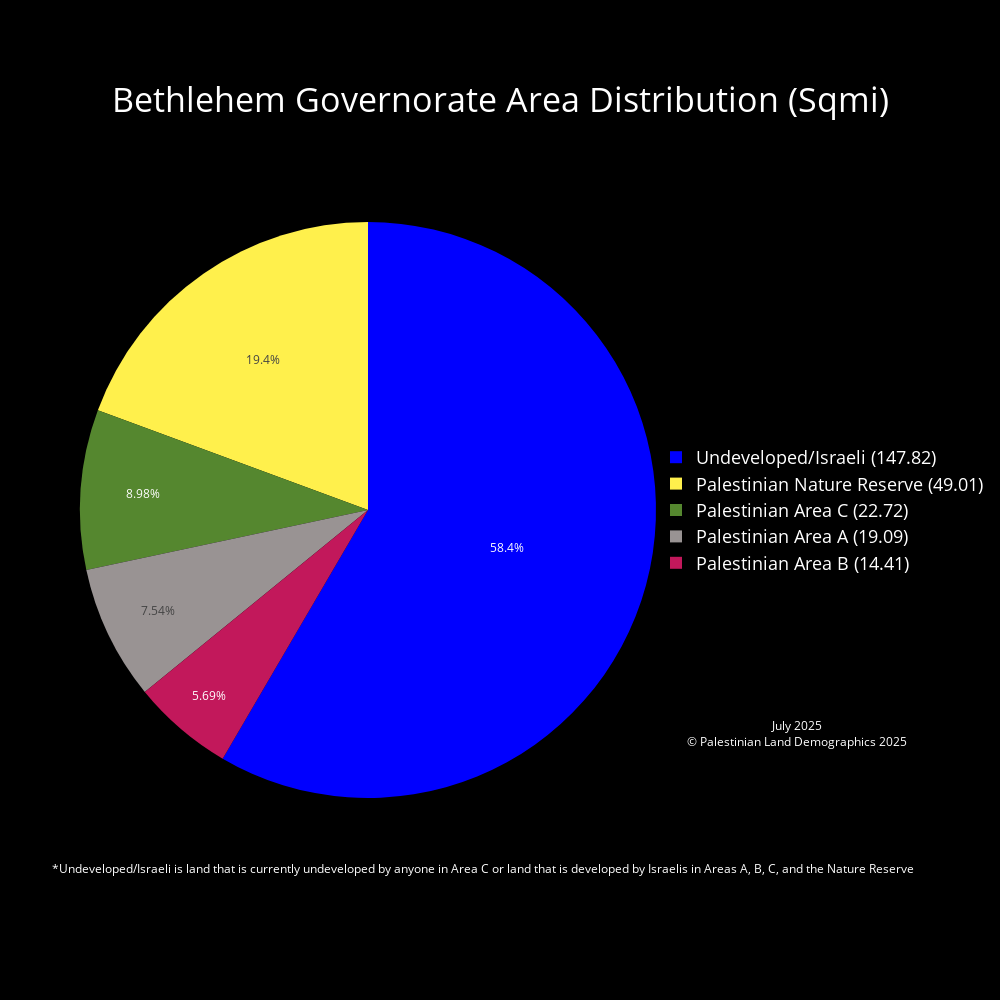

Here is the notebook cell this chart was saved with:
### Code cell
# Bethlehem Governorate
West_Bank_Governorates = Governorates[Governorates['Governorates_Code'] < 2000]
Bethlehem_gov = West_Bank_Governorates[West_Bank_Governorates['Governorates_Name'] == 'Bethlehem']
# Clip to Governorate
Bethlehem_land_mass = gpd.clip(Palestinian_Land_Mass, Bethlehem_gov)
Bethlehem_seam_zone = gpd.clip(Seam_Zone, Bethlehem_gov)
# Calculate Area for clipped layer
Bethlehem_land_mass['Area_sqmi'] = Bethlehem_land_mass['geometry'].to_crs(epsg=28191).area * 3.8610215854245e-7
Bethlehem_seam_zone['Area_sqmi'] = Bethlehem_seam_zone['geometry'].to_crs(epsg=28191).area * 3.8610215854245e-7
# Plot for Visualization
fig, ax = plt.subplots()
Bethlehem_gov.plot(ax = ax, facecolor = "white", edgecolor = "black", label = "Bethlehem Governorate")
Bethlehem_seam_zone.plot(ax=ax, facecolor = "#1a237e", edgecolor = "#1a237e", label = "Palestinian Seam Zone in Bethlehem")
Bethlehem_land_mass.plot(ax = ax, facecolor = "green", edgecolor = "green", label = "Palestinian Land Mass in Bethlehem")
plt.title(f"Palestinian Land Mass Bethlehem")
plt.xlabel('Longitude')
plt.ylabel('Latitude')
plt.show()
# Calculate the land mass in areas a, b, c etc..
# Bethlehem_seam_zone['Area_sqmi'].groupby([Bethlehem_seam_zone['CLASS']]).sum()
Bethlehem_gov_area_a_area = Bethlehem_land_mass[Bethlehem_land_mass['CLASS'] == 'A']['Area_sqmi'].sum()
Bethlehem_gov_area_b_area = Bethlehem_land_mass[Bethlehem_land_mass['CLASS'] == 'B']['Area_sqmi'].sum()
Bethlehem_area_c_seam_zone = Bethlehem_seam_zone[Bethlehem_seam_zone['CLASS'] == 'C']['Area_sqmi'].sum()
Bethlehem_gov_area_c_area = Bethlehem_land_mass[Bethlehem_land_mass['CLASS'] == 'C']['Area_sqmi'].sum() + Bethlehem_area_c_seam_zone # for total Palestinian land in Area C
Bethlehem_gov_nature_reserve_area = Bethlehem_land_mass[Bethlehem_land_mass['CLASS'] == 'Nature Reserve']['Area_sqmi'].sum()
Bethlehem_gov_area = Governorates[Governorates["Governorates_Name"] == "Bethlehem"]["Area_sqmi"].iloc[0]
print(Bethlehem_gov_area)
open_or_israeli_area = Bethlehem_gov_area - Bethlehem_gov_area_a_area - Bethlehem_gov_area_b_area - Bethlehem_gov_area_c_area - Bethlehem_gov_nature_reserve_area

# declaring data from land mass calculations
data = [Bethlehem_gov_area_a_area, Bethlehem_gov_area_b_area, Bethlehem_gov_area_c_area, Bethlehem_gov_nature_reserve_area, open_or_israeli_area]

# Custom color palette and labels
label_color_dict = {'Palestinian Area A' : '#999393', 'Palestinian Area B' : '#C2185B', 'Palestinian Area C' : '#55872F','Palestinian Nature Reserve' : '#FFF04C', 'Undeveloped/Israeli' : '#0000FF'}
labels = list(label_color_dict.keys())
palette_color = list(label_color_dict.values())
custom_labels = [f'{label} ({round(value, 2)})' for label, value in zip(labels, data)]

# Pie chart using plotly
fig = go.Figure(
    data=[
        go.Pie(
            labels=custom_labels,
            values=data,
            marker=dict(colors=palette_color)
            
        )
    ]
)

fig.update_traces(textposition='inside',       # puts text inside the pie chart
                    textinfo = 'percent'        # shows us the percent and the area in sqmi ('percent+label' to show both)
                    )      # color of the labels inside the pie chart are set to white

fig.update_layout(
    paper_bgcolor='black',       # background color around the plot  
    plot_bgcolor='black',        # background color of the plot
    font_color='white',          # color of the legend and title
    title={
        'text': 'Bethlehem Governorate Area Distribution (Sqmi)',
        'x': 0.5,                # Middle
        'y': 0.90,                # Nearly at the top
        'xanchor': 'center',
        'yanchor': 'middle',
        'font': {'size': 34}     # Increase font size for the title
    },
    legend={
        'font': {'size': 18},     # Increase font size for the legend
        'x': 1,                   # Position legend to the right of the pie chart
        'y': 0.5,                 # Position legend in the middle
        'xanchor': 'left',
        'yanchor': 'middle'
    },
    annotations=[
        dict(
            text="*Undeveloped/Israeli is land that is currently undeveloped by anyone in Area C or land that is developed by Israelis in Areas A, B, C, and the Nature Reserve",
            x=0.7,
            y=0.05,
            showarrow=False,
            font=dict(color='white', size=12),
            xanchor='center'
        ),
        dict(
            text="July 2025<br>© Palestinian Land Demographics 2025",
            x=1.05,
            y=0.25,
            showarrow=False,
            font=dict(color='white', size=12),
            xanchor='left',
            yanchor='top'
        )
    ],
    width=1000,                  # width and height of the pie chart
    height=1000
)

fig.write_html('July2025\PieCharts_HTML\Bethlehem_Governorate_Area_Distribution_Pie_Chart.html')
fig.write_image('July2025\PieCharts_JPG\Bethlehem_Governorate_Area_Distribution_Pie_Chart.jpg')
fig.show()

### Figure 1 — Plotly figure (JSON) as saved in the notebook; plotly's stock layout.template omitted (floating-point values rounded to 4 significant figures)
{"data": [{"labels": ["Palestinian Area A (19.09)", "Palestinian Area B (14.41)", "Palestinian Area C (22.72)", "Palestinian Nature Reserve (49.01)", "Undeveloped/Israeli (147.82)"], "marker": {"colors": ["#999393", "#C2185B", "#55872F", "#FFF04C", "#0000FF"]}, "textinfo": "percent", "textposition": "inside", "type": "pie", "values": [19.09, 14.41, 22.72, 49.01, 147.8]}], "layout": {"annotations": [{"font": {"color": "white", "size": 12}, "showarrow": false, "text": "*Undeveloped/Israeli is land that is currently undeveloped by anyone in Area C or land that is developed by Israelis in Areas A, B, C, and the Nature Reserve", "x": 0.7, "xanchor": "center", "y": 0.05}, {"font": {"color": "white", "size": 12}, "showarrow": false, "text": "July 2025<br>© Palestinian Land Demographics 2025", "x": 1.05, "xanchor": "left", "y": 0.25, "yanchor": "top"}], "font": {"color": "white"}, "height": 1000, "legend": {"font": {"size": 18}, "x": 1, "xanchor": "left", "y": 0.5, "yanchor": "middle"}, "paper_bgcolor": "black", "plot_bgcolor": "black", "title": {"font": {"size": 34}, "text": "Bethlehem Governorate Area Distribution (Sqmi)", "x": 0.5, "xanchor": "center", "y": 0.9, "yanchor": "middle"}, "width": 1000}}
